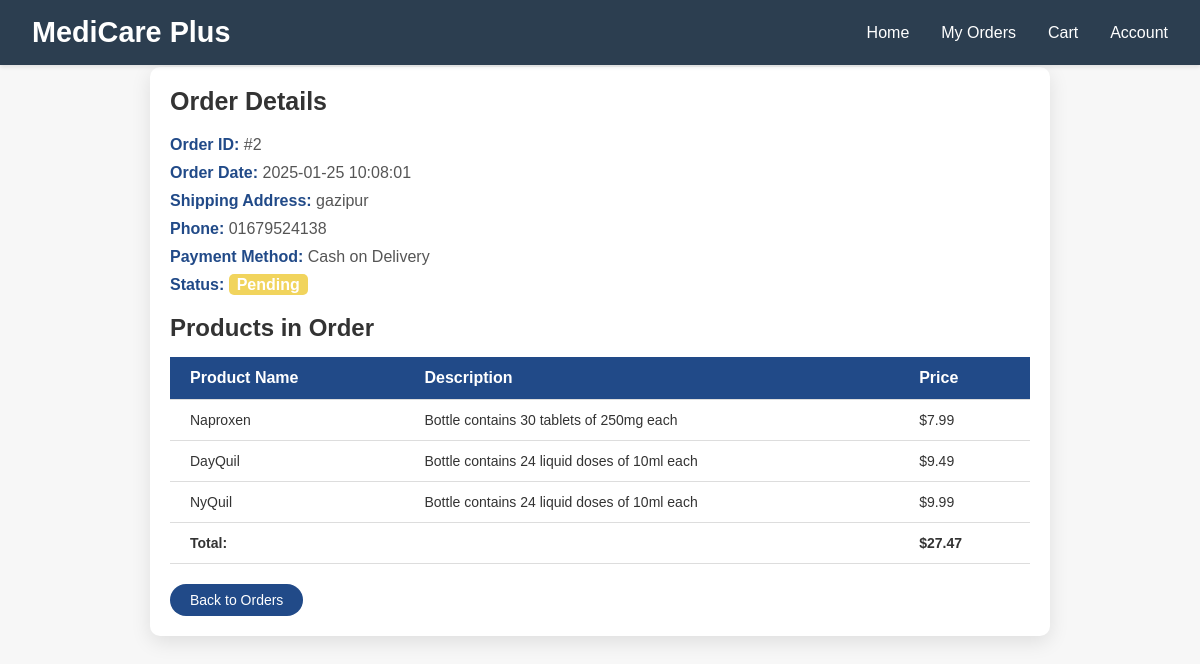
/Controller/order_details_controller.php?order_id=2 (signed in), run on the app's committed database.
### tables this page shows
CREATE TABLE `orders` (
  `order_id` int(11) NOT NULL,
  `user_id` int(11) NOT NULL,
  `total_price` decimal(10,2) NOT NULL,
  `address` text NOT NULL,
  `phone` varchar(15) NOT NULL,
  `payment_method` varchar(50) NOT NULL,
  `status` enum('Pending','Shipped','Delivered','Cancelled') DEFAULT 'Pending',
  `order_date` timestamp NOT NULL DEFAULT current_timestamp()
);

CREATE TABLE `order_items` (
  `item_id` int(11) NOT NULL,
  `order_id` int(11) NOT NULL,
  `product_id` int(11) NOT NULL,
  `price` decimal(10,2) NOT NULL
);

CREATE TABLE `products` (
  `product_id` int(11) NOT NULL,
  `category` varchar(255) NOT NULL,
  `name` varchar(255) NOT NULL,
  `description` text DEFAULT NULL,
  `price` decimal(10,2) NOT NULL
);

### controller/order_details_controller.php (called while the page is built, shortened)
<?php
require_once '../Model/order_model.php';
$userId = $_SESSION['id'];
$orderId = $_GET['order_id'];
$orderDetails = getOrderDetails($userId, $orderId);
$orderItems = getOrderItems($orderId);
include('../View/order_details_view.php');

### model/order_model.php (called while the page is built, shortened)
<?php
require_once '../config.php';
function getOrderDetails($userId, $orderId)
{
    global $conn;
    $stmt = $conn->prepare("SELECT * FROM orders WHERE user_id = ? AND order_id = ?");
    $stmt->bind_param("ii", $userId, $orderId);
    $stmt->execute();
    $result = $stmt->get_result();
    return $result->fetch_assoc();
}
function getOrderItems($orderId)
{
    global $conn;
    $stmt = $conn->prepare("SELECT oi.product_id, p.name, p.description, oi.price
                            FROM order_items oi
                            JOIN products p ON oi.product_id = p.product_id
                            WHERE oi.order_id = ?");
    $stmt->bind_param("i", $orderId);
    $stmt->execute();
    $result = $stmt->get_result();
    $items = [];
    while ($row = $result->fetch_assoc()) {
        $items[] = $row;
    }
    return $items;
}
?>

### view/order_details_view.php (the view, shortened to what this page needs)
<!DOCTYPE html>
<html lang="en">
<head>
    <link rel="stylesheet" type="text/css" href="../Style.css">
</head>
<body>
    <nav class="navbar">
        <div class="brand">MediCare Plus</div>
        <div class="menu">
            <a class="menu-item" href="../customerDashboard.php">Home</a>
            <a class="menu-item" href="../Controller/orders_controller.php">My Orders</a>
            <a class="menu-item" href="..controller/cart_controller.php">Cart</a>
            <a class="menu-item" href="../View/profile.php">Account</a>
        </div>
    </nav>
    <main class="main-content">
        <div class="order-details-container">
            <h2>Order Details</h2>
            <div class="order-info">
                <p><strong>Order ID:</strong> #<?php echo htmlspecialchars($orderDetails['order_id']); ?></p>
                <p><strong>Order Date:</strong> <?php echo htmlspecialchars($orderDetails['order_date']); ?></p>
                <p><strong>Shipping Address:</strong> <?php echo htmlspecialchars($orderDetails['address']); ?></p>
                <p><strong>Phone:</strong> <?php echo htmlspecialchars($orderDetails['phone']); ?></p>
                <p><strong>Payment Method:</strong> <?php echo htmlspecialchars($orderDetails['payment_method']); ?></p>
                <p><strong>Status:</strong> <span class="order-status <?php echo strtolower($orderDetails['status']); ?>"><?php echo htmlspecialchars($orderDetails['status']); ?></span></p>
            </div>
            <h3>Products in Order</h3>
            <table>
                <tr>
                    <th>Product Name</th>
                    <th>Description</th>
                    <th>Price</th>
                </tr>
                <?php foreach ($orderItems as $item): ?>
                    <tr>
                        <td><?php echo htmlspecialchars($item['name']); ?></td>
                        <td><?php echo htmlspecialchars($item['description']); ?></td>
                        <td>$<?php echo number_format($item['price'], 2); ?></td>
                    </tr>
                <?php endforeach; ?>
                <tr>
                    <td colspan="2"><strong>Total:</strong></td>
                    <td><strong>$<?php echo number_format($orderDetails['total_price'], 2); ?></strong></td>
                </tr>
            </table>
            <a href="../customerDashboard.php" class="back-button">Back to Orders</a>
        </div>
    </main>
</body>
</html>

### style.css (style rules this page uses)
* { margin: 0; padding: 0; box-sizing: border-box; font-family: Arial, sans-serif; }
body { background-color: gainsboro; color: #333; }
.navbar { background-color: #2c3e50; padding: 1rem 2rem; box-shadow: 0 2px 4px rgba(0,0,0,0.1); display: flex; justify-content: space-between; align-items: center; position: sticky; top: 0; z-index: 1000; }
.brand { font-size: 1.8rem; font-weight: bold; color: white; }
.menu { display: flex; align-items: center; gap: 2rem; }
.menu-item { text-decoration: none; color: white; font-weight: 500; transition: color 0.3s ease; }
.main-content { padding: 2rem; max-width: 1200px; margin: 0 auto; }
a { text-decoration: none; color: inherit; }
.main-content { display: flex; gap: 2rem; padding: 2rem; max-width: 1400px; margin: 0 auto; }

### view/order_details_view.php (style rules this page uses)
body { font-family: 'Arial', sans-serif; background-color: #f7f7f7; margin: 0; padding: 0; }
.main-content { padding: 2px; display: flex; justify-content: center; }
.order-details-container { background-color: #ffffff; padding: 20px; border-radius: 10px; box-shadow: 0px 6px 20px rgba(0, 0, 0, 0.1); width: 100%; max-width: 900px; box-sizing: border-box; }
.order-details-container h2 { font-size: 25px; color: #333; margin-bottom: 20px; font-weight: 600; }
.order-info p { font-size: 16px; color: #555; margin-bottom: 10px; }
.order-info strong { color: rgb(33, 74, 136); }
.order-status { font-weight: 700; padding: 2px 8px; border-radius: 5px; }
.order-status.pending { background-color: rgb(241, 212, 93); color: #fff; }
h3 { font-size: 24px; margin-top: 20px; margin-bottom: 15px; color: #333; }
table { width: 100%; border-collapse: collapse; margin-top: 10px; }
table th, table td { padding: 12px 20px; text-align: left; border-bottom: 1px solid #ddd; }
table th { background-color: rgb(33, 74, 136); color: white; font-weight: 600; }
table td { font-size: 14px; color: #333; }
table td strong { font-weight: 600; }
.back-button { display: inline-block; padding: 8px 20px; background-color: rgb(33, 74, 136); color: white; border-radius: 30px; text-decoration: none; font-size: 14px; transition: background-color 0.3s; margin-top: 20px; }

### data on the page
orders: order_id "2", order_date "2025-01-25 10:08:01", address "gazipur", phone "01679524138", payment_method "Cash on Delivery", status "Pending", total_price "27.47"
order_items: product.name "Naproxen", product.description "Bottle contains 30 tablets of 250mg each", price "7.99"
order_items: product.name "DayQuil", product.description "Bottle contains 24 liquid doses of 10ml each", price "9.49"
order_items: product.name "NyQuil", product.description "Bottle contains 24 liquid doses of 10ml each", price "9.99"
